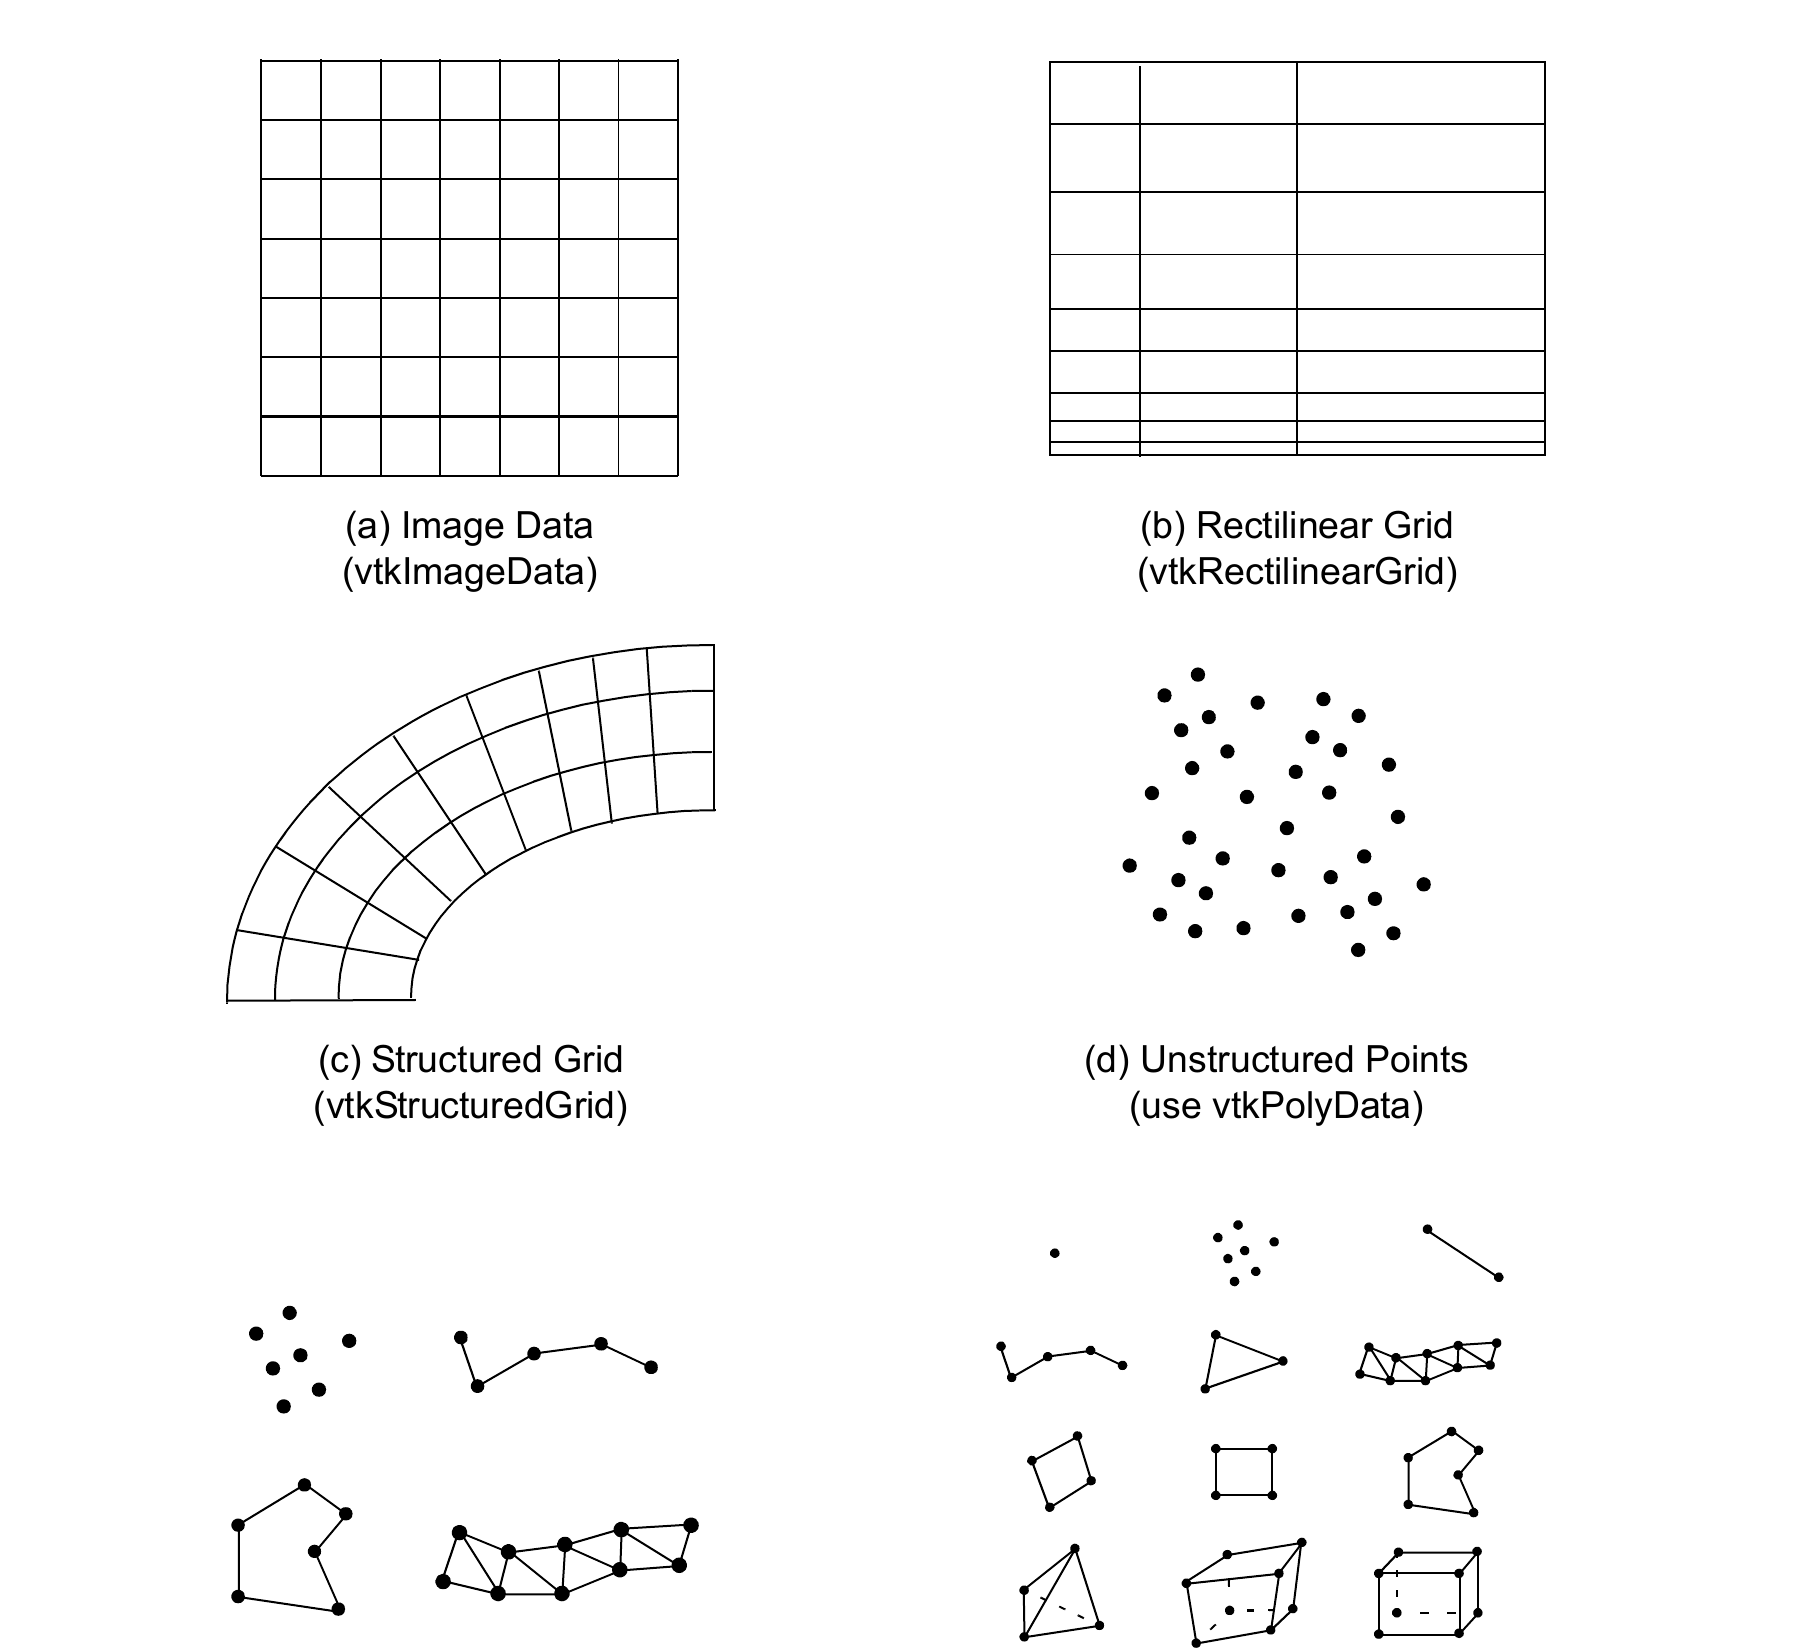

This figure's Python source:
"""Generate Figure 3-2: VTK dataset types."""

import numpy as np
import matplotlib.pyplot as plt
import matplotlib.patches as patches

plt.rcParams['font.family'] = 'Times New Roman'
from matplotlib.collections import LineCollection

def draw_image_data(ax):
    """(a) Uniform rectilinear grid."""
    nx, ny = 7, 6
    for i in range(nx + 1):
        ax.plot([i, i], [0, ny], 'k-', linewidth=1)
    for j in range(ny + 1):
        ax.plot([0, nx], [j, j], 'k-', linewidth=1)
    ax.set_xlim(-0.5, nx + 0.5)
    ax.set_ylim(-1.5, ny + 0.5)
    ax.set_aspect('equal')
    ax.set_title('(a) Image Data\n(vtkImageData)', fontsize=14, fontstyle='italic', pad=8)

def draw_rectilinear_grid(ax):
    """(b) Non-uniform rectilinear grid."""
    xs = [0, 0.5, 1.2, 1.6, 2.5, 3.0, 4.0, 5.0, 5.3, 6.0, 7.0]
    ys = [0, 1.5, 2.0, 2.3, 3.5, 4.0, 6.0]
    for x in xs:
        ax.plot([x, x], [ys[0], ys[-1]], 'k-', linewidth=1)
    for y in ys:
        ax.plot([xs[0], xs[-1]], [y, y], 'k-', linewidth=1)
    ax.set_xlim(-0.5, 7.5)
    ax.set_ylim(-1.5, 6.5)
    ax.set_aspect('equal')
    ax.set_title('(b) Rectilinear Grid\n(vtkRectilinearGrid)', fontsize=14, fontstyle='italic', pad=8)

def draw_structured_grid(ax):
    """(c) Curvilinear structured grid - a warped sector."""
    nr, ntheta = 6, 10
    r_inner, r_outer = 2.0, 5.0
    theta_start, theta_end = np.radians(10), np.radians(80)

    r = np.linspace(r_inner, r_outer, nr + 1)
    theta = np.linspace(theta_start, theta_end, ntheta + 1)
    R, T = np.meshgrid(r, theta)
    X = R * np.cos(T)
    Y = R * np.sin(T)

    # Draw radial lines
    for i in range(nr + 1):
        ax.plot(X[:, i], Y[:, i], 'k-', linewidth=1)
    # Draw arc lines
    for j in range(ntheta + 1):
        ax.plot(X[j, :], Y[j, :], 'k-', linewidth=1)

    ax.set_xlim(-0.5, 5.5)
    ax.set_ylim(-0.5, 5.5)
    ax.set_aspect('equal')
    ax.set_title('(c) Structured Grid\n(vtkStructuredGrid)', fontsize=14, fontstyle='italic', pad=8)

def draw_unstructured_points(ax):
    """(d) Random scattered points."""
    rng = np.random.RandomState(42)
    n = 40
    x = rng.uniform(0.5, 6.5, n)
    y = rng.uniform(0.5, 5.5, n)
    ax.plot(x, y, 'ko', markersize=4)
    ax.set_xlim(-0.5, 7.5)
    ax.set_ylim(-0.5, 6.5)
    ax.set_aspect('equal')
    ax.set_title('(d) Unstructured Points\n(use vtkPolyData)', fontsize=14, fontstyle='italic', pad=8)

def draw_polygonal_data(ax):
    """(e) Polygonal data: vertices, polylines, polygons, triangle strips."""
    ms = 5
    lw = 1.2

    # Top-left: scattered vertices
    verts_x = [0.3, 1.0, 0.5, 1.5, 0.8, 1.8, 0.2, 1.3]
    verts_y = [5.0, 5.5, 4.5, 5.2, 4.8, 4.5, 5.3, 4.2]
    ax.plot(verts_x, verts_y, 'ko', markersize=ms)

    # Top-right: polyline
    px = [2.5, 3.0, 3.5, 4.2, 4.8, 5.3, 5.8, 6.2, 6.8]
    py = [4.5, 5.3, 4.8, 5.5, 5.0, 5.4, 4.6, 5.2, 4.8]
    ax.plot(px, py, 'k-o', markersize=ms, linewidth=lw)

    # Bottom-left: polygons
    poly1 = np.array([[0.3, 2.8], [0.8, 3.5], [1.5, 3.2], [1.8, 2.5],
                       [1.2, 2.0], [0.5, 2.2], [0.3, 2.8]])
    ax.plot(poly1[:, 0], poly1[:, 1], 'k-o', markersize=ms, linewidth=lw)

    # Bottom-right: triangle strip
    strip_x = [2.5, 3.0, 3.5, 4.0, 4.5, 5.0, 5.5, 6.0, 6.5, 7.0]
    strip_top = [3.2, 3.2, 3.2, 3.2, 3.2, 3.2, 3.2, 3.2, 3.2, 3.2]
    strip_bot = [2.0, 2.0, 2.0, 2.0, 2.0, 2.0, 2.0, 2.0, 2.0, 2.0]

    # Draw alternating triangles
    for i in range(len(strip_x) - 1):
        if i % 2 == 0:
            tri = np.array([[strip_x[i], strip_bot[i]],
                            [strip_x[i+1], strip_bot[i+1]],
                            [strip_x[i], strip_top[i]],
                            [strip_x[i], strip_bot[i]]])
        else:
            tri = np.array([[strip_x[i-1], strip_top[i-1]],
                            [strip_x[i], strip_bot[i]],
                            [strip_x[i], strip_top[i]],
                            [strip_x[i-1], strip_top[i-1]]])
        ax.plot(tri[:, 0], tri[:, 1], 'k-', linewidth=lw)

    # Draw the strip as connected triangles more cleanly
    for i in range(len(strip_x)):
        ax.plot(strip_x[i], strip_top[i] if i % 2 == 0 else strip_bot[i],
                'ko', markersize=ms)
        ax.plot(strip_x[i], strip_bot[i] if i % 2 == 0 else strip_top[i],
                'ko', markersize=ms)
    # Outer edges
    all_x, all_y = [], []
    for i in range(len(strip_x)):
        all_x.extend([strip_x[i], strip_x[i]])
        all_y.extend([strip_bot[i], strip_top[i]])
    # Top and bottom edges
    ax.plot(strip_x, strip_top, 'k-', linewidth=lw)
    ax.plot(strip_x, strip_bot, 'k-', linewidth=lw)
    # Diagonals
    for i in range(len(strip_x)):
        ax.plot([strip_x[i], strip_x[i]], [strip_bot[i], strip_top[i]],
                'k-', linewidth=lw)
    for i in range(len(strip_x) - 1):
        ax.plot([strip_x[i], strip_x[i+1]],
                [strip_top[i], strip_bot[i+1]], 'k-', linewidth=lw)
    # Dots
    for i in range(len(strip_x)):
        ax.plot(strip_x[i], strip_top[i], 'ko', markersize=ms)
        ax.plot(strip_x[i], strip_bot[i], 'ko', markersize=ms)

    ax.set_xlim(-0.5, 7.5)
    ax.set_ylim(1.2, 6.2)
    ax.set_aspect('equal')
    ax.set_title('(e) Polygonal Data\n(vtkPolyData)', fontsize=14, fontstyle='italic', pad=8)

def draw_cell(ax, points, edges, cx=0, cy=0, ms=4, lw=1.0, dashed=None):
    """Draw a cell given points and edge index pairs."""
    if dashed is None:
        dashed = []
    pts = np.array(points) + np.array([cx, cy])
    for i, (a, b) in enumerate(edges):
        style = 'k--' if i in dashed else 'k-'
        ax.plot([pts[a][0], pts[b][0]], [pts[a][1], pts[b][1]],
                style, linewidth=lw)
    ax.plot(pts[:, 0], pts[:, 1], 'ko', markersize=ms)

def draw_unstructured_grid(ax):
    """(f) Unstructured grid: mixed cell types in a 3x3 arrangement."""
    ms = 4
    lw = 1.0

    # Row 1: vertex, polyvertex, line
    # Vertex
    ax.plot(0.5, 5.5, 'ko', markersize=ms)

    # Polyvertex
    pvx = [1.8, 2.2, 2.5, 2.0, 2.7, 2.3, 1.9]
    pvy = [5.8, 5.3, 5.7, 5.1, 5.5, 5.9, 5.5]
    ax.plot(pvx, pvy, 'ko', markersize=ms)

    # Line
    ax.plot([3.5, 5.0], [5.5, 5.5], 'k-o', markersize=ms, linewidth=lw)

    # Polyline
    plx = [5.5, 6.0, 6.5, 7.0, 7.5]
    ply = [5.2, 5.8, 5.3, 5.7, 5.5]
    ax.plot(plx, ply, 'k-o', markersize=ms, linewidth=lw)

    # Row 2: triangle, quad, polygon
    # Triangle
    draw_cell(ax,
              [[0.3, 3.5], [1.5, 4.5], [1.8, 3.3]],
              [(0,1), (1,2), (2,0)], ms=ms, lw=lw)

    # Quad
    draw_cell(ax,
              [[2.8, 3.5], [2.8, 4.5], [4.0, 4.5], [4.0, 3.5]],
              [(0,1), (1,2), (2,3), (3,0)], ms=ms, lw=lw)

    # Polygon (pentagon)
    theta = np.linspace(np.pi/2, np.pi/2 + 2*np.pi, 6)[:-1]
    r = 0.7
    cx, cy = 5.5, 4.0
    pts = [[cx + r*np.cos(t), cy + r*np.sin(t)] for t in theta]
    edges = [(i, (i+1) % 5) for i in range(5)]
    draw_cell(ax, pts, edges, ms=ms, lw=lw)

    # Pixel (small square, axis-aligned, with center dot)
    draw_cell(ax,
              [[7.0, 3.5], [7.0, 4.3], [7.8, 4.3], [7.8, 3.5]],
              [(0,1), (1,2), (2,3), (3,0)], ms=ms, lw=lw)
    ax.plot(7.4, 3.9, 'ko', markersize=ms-1)

    # Row 3: tetrahedron, hexahedron (cube), wedge
    # Tetrahedron
    tet = [[0.5, 1.3], [2.0, 2.3], [2.0, 1.0], [1.2, 1.8]]
    draw_cell(ax, tet,
              [(0,1), (1,2), (2,0), (0,3), (1,3), (2,3)],
              dashed=[3], ms=ms, lw=lw)

    # Voxel / hexahedron (3D cube in 2D projection)
    # Front face
    f = [[3.0, 1.0], [4.2, 1.0], [4.2, 2.2], [3.0, 2.2]]
    # Back face (offset)
    b = [[3.5, 1.5], [4.7, 1.5], [4.7, 2.7], [3.5, 2.7]]
    all_pts = f + b
    hex_edges = [
        (0,1), (1,2), (2,3), (3,0),  # front
        (4,5), (5,6), (6,7), (7,4),  # back
        (0,4), (1,5), (2,6), (3,7),  # connections
    ]
    draw_cell(ax, all_pts, hex_edges, dashed=[4, 7, 8], ms=ms, lw=lw)
    ax.plot(all_pts[4][0], all_pts[4][1], 'ko', markersize=ms)

    # Wedge (pentahedron)
    w = [[5.5, 1.0], [6.8, 1.0], [6.1, 1.8],
         [5.8, 1.5], [7.1, 1.5], [6.4, 2.3]]
    wedge_edges = [
        (0,1), (1,2), (2,0),  # front triangle
        (3,4), (4,5), (5,3),  # back triangle
        (0,3), (1,4), (2,5),  # connections
    ]
    draw_cell(ax, w, wedge_edges, dashed=[5, 6], ms=ms, lw=lw)

    ax.set_xlim(-0.5, 8.5)
    ax.set_ylim(0.2, 6.5)
    ax.set_aspect('equal')
    ax.set_title('(f) Unstructured Grid\n(vtkUnstructuredGrid)', fontsize=14, fontstyle='italic', pad=8)


def draw_amr_patch(ax, x0, y0, nx, ny, dx, lw):
    """Draw a uniform grid patch."""
    for i in range(nx + 1):
        ax.plot([x0 + i * dx, x0 + i * dx], [y0, y0 + ny * dx], 'k-', linewidth=lw)
    for j in range(ny + 1):
        ax.plot([x0, x0 + nx * dx], [y0 + j * dx, y0 + j * dx], 'k-', linewidth=lw)

def draw_amr(ax):
    """(g) AMR: coarse grid with separate refined patches."""
    # Level 0: coarse 6x6 grid
    draw_amr_patch(ax, 0, 0, 6, 6, 1.0, lw=1.2)

    # Level 1 patch A: 2x refinement covering coarse cells [0,2] x [3,5] (top-left)
    draw_amr_patch(ax, 0, 3, 6, 6, 0.5, lw=0.8)

    # Level 1 patch B: 2x refinement covering coarse cells [3,5] x [0,2] (bottom-right)
    draw_amr_patch(ax, 3, 0, 6, 4, 0.5, lw=0.8)

    ax.set_xlim(-0.5, 6.5)
    ax.set_ylim(-1.0, 6.5)
    ax.set_aspect('equal')
    ax.set_title('(g) AMR\n(vtkOverlappingAMR)', fontsize=14, fontstyle='italic', pad=8)


def draw_hypertreegrid(ax):
    """(h) HyperTreeGrid: quadtree-style adaptive refinement."""
    lw = 1.0

    def subdivide(ax, x0, y0, size, level, max_level, rng):
        """Recursively subdivide a cell."""
        if level >= max_level:
            return
        # Draw the subdivision
        mid_x = x0 + size / 2
        mid_y = y0 + size / 2
        ax.plot([mid_x, mid_x], [y0, y0 + size], 'k-', linewidth=lw * 0.8)
        ax.plot([x0, x0 + size], [mid_y, mid_y], 'k-', linewidth=lw * 0.8)

        # Randomly subdivide some children
        children = [(x0, y0), (mid_x, y0), (x0, mid_y), (mid_x, mid_y)]
        for cx, cy in children:
            if rng.random() < 0.5:
                subdivide(ax, cx, cy, size / 2, level + 1, max_level, rng)

    rng = np.random.RandomState(17)
    n = 4  # 4x4 root grid

    # Draw outer boundary and root grid
    for i in range(n + 1):
        ax.plot([i, i], [0, n], 'k-', linewidth=lw)
        ax.plot([0, n], [i, i], 'k-', linewidth=lw)

    # Subdivide some root cells
    for i in range(n):
        for j in range(n):
            if rng.random() < 0.6:
                subdivide(ax, i, j, 1.0, 0, 3, rng)

    ax.set_xlim(-0.5, 4.5)
    ax.set_ylim(-1.0, 4.5)
    ax.set_aspect('equal')
    ax.set_title('(h) HyperTree Grid\n(vtkHyperTreeGrid)', fontsize=14, fontstyle='italic', pad=8)


fig, axes = plt.subplots(4, 2, figsize=(10, 16))
for ax in axes.flat:
    ax.axis('off')

draw_image_data(axes[0, 0])
draw_rectilinear_grid(axes[0, 1])
draw_structured_grid(axes[1, 0])
draw_unstructured_points(axes[1, 1])
draw_polygonal_data(axes[2, 0])
draw_unstructured_grid(axes[2, 1])
draw_amr(axes[3, 0])
draw_hypertreegrid(axes[3, 1])

plt.tight_layout(pad=1.5)

out = '/Users/berk.geveci/Work/VTK/VTKUsersGuide/chapter03/images/Figure_3-2'
plt.savefig(f'{out}.svg', format='svg', bbox_inches='tight')
plt.savefig(f'{out}.png', dpi=300, bbox_inches='tight')
print(f'Saved {out}.svg and {out}.png')
